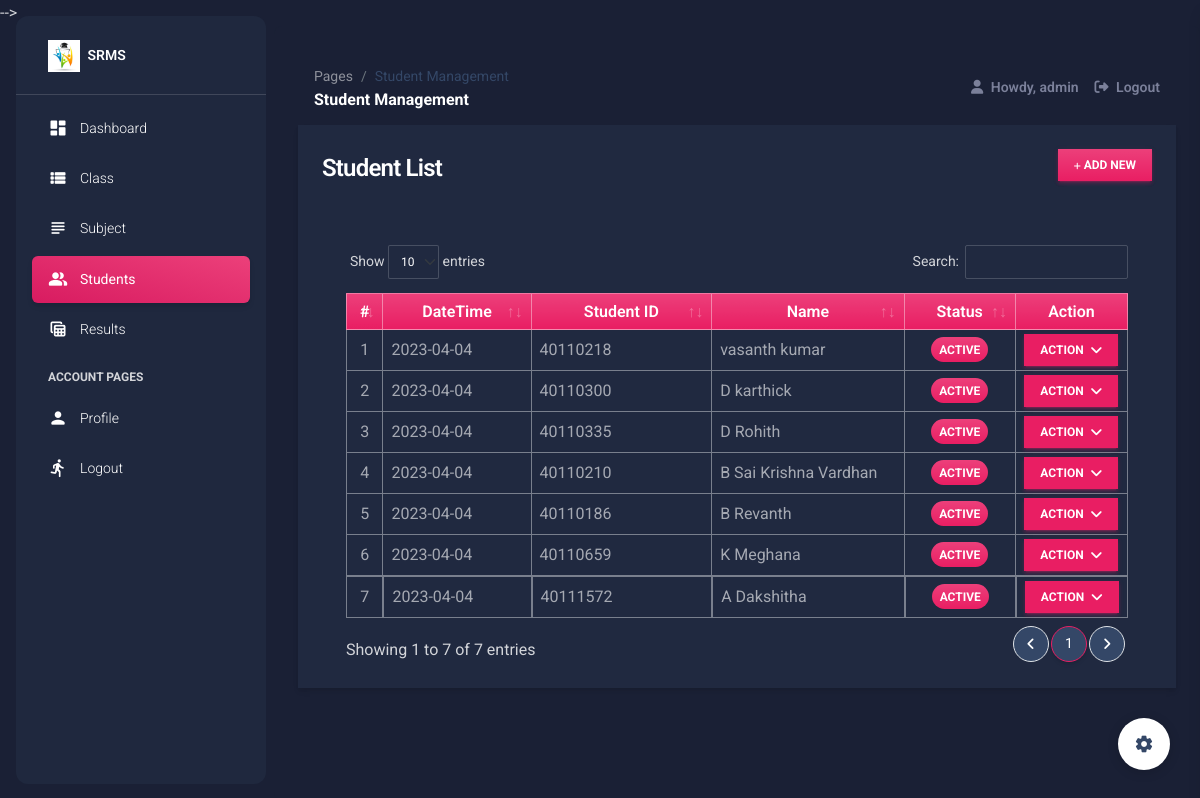
The app's page /student (signed in) with its own data.
### srmsApp/models.py (models this page shows, shortened)
class Student(models.Model):
    classI = models.ForeignKey(Class, on_delete= models.CASCADE)
    student_id = models.CharField(max_length=250)
    first_name = models.CharField(max_length=250)
    middle_name = models.CharField(max_length=250, blank= True, null=True)
    last_name = models.CharField(max_length=250)
    gender = models.CharField(max_length=20, choices=(('Male','Male'),('Female','Female')), default = 1)
    status = models.CharField(max_length=2, choices=(('1','Active'),('2','Inactive')), default = 1)
    date_created = models.DateTimeField(default=timezone.now)
    date_updated = models.DateTimeField(auto_now=True)
    def get_name(self):
        return str(self.first_name + " " + (str(self.middle_name + " " + self.last_name)  if self.middle_name != '' else self.last_name ))

### srmsApp/views.py (the view)
# urls.py: path('student', views.student_mgt,name="student-page"),
@login_required
def student_mgt(request):
    context['page'] = 'student_mgt'
    context['page_title'] = 'Student Management'
    students = models.Student.objects.all()
    context['students'] = students
    return render(request,'student_mgt.html',context)

### srmsApp/forms.py (shortened to what this page needs)
class UpdateProfile(UserChangeForm):
    username = forms.CharField(max_length=250,help_text="The Username field is required.")
    email = forms.EmailField(max_length=250,help_text="The Email field is required.")
    first_name = forms.CharField(max_length=250,help_text="The First Name field is required.")
    last_name = forms.CharField(max_length=250,help_text="The Last Name field is required.")
    current_password = forms.CharField(max_length=250)
    class Meta:
        model = User
        fields = ('email', 'username','first_name', 'last_name')

### srmsApp/templates/student_mgt.html (shortened to what this page needs)
{% extends 'layouts/base.html' %} {% load humanize %} {% block content %}
<div class="container-fluid">
    <div class="col-lg-12 col-md-12 col-sm-12 col-xs-12">
        <div class="card card-default rounded-0 shadow ">
            <div class="card-header">
                <div class="d-flex w-100 align-items-center justify-content-between">
                    <h4 class="card-title fw-bold">Student List</h4>
                    <div class="tools">
                        <button type="button" class="btn btn-primary rounded-0 bg-gradient btn-sm" id='add_new'><i class="fa fa-plus"></i> Add New</button>
                    </div>
                </div>
            </div>
            <div class="card-body">
                <div class="container-fluid">
                    <table class="table table-bordered" id="student-list">
                        <colgroup>
                            <col width="5%">
                            <col width="20%">
                            <col width="25%">
                            <col width="25%">
                            <col width="15%">
                            <col width="10%">
                        </colgroup>
                        <thead>
                            <tr class="bg-gradient bg-primary bg-opacity-50 text-light">
                                <th class="px-2 py-2 text-center">#</th>
                                <th class="px-2 py-2 text-center">DateTime</th>
                                <th class="px-2 py-2 text-center">Student ID</th>
                                <th class="px-2 py-2 text-center">Name</th>
                                <th class="px-2 py-2 text-center">Status</th>
                                <th class="px-2 py-2 text-center">Action</th>
                            </tr>
                        </thead>
                        <tbody>
                            {% for student in students %}
                            <tr>
                                <td class="px-2 py-1 align-middle text-center">{{ forloop.counter }}</td>
                                <td class="px-2 py-1 align-middle">{{ student.date_created|date:"Y-m-d" }}</td>
                                <td class="px-2 py-1 align-middle">{{ student.student_id }}</td>
                                <td class="px-2 py-1 align-middle">{{ student.get_name }}</td>
                                <td class="px-1 py-1 align-middle text-center">
                                    {% if student.status == '1' %}
                                    <span class="badge bg-primary bg-gradient rounded-pill px-2">Active</span> {% else %}
                                    <span class="badge bg-secondary bg-gradient rounded-pill px-2">Inactive</span> {% endif %}
                                </td>
                                <td class="px-2 py-1 align-middle text-center">
                                    <div class="dropdown">
                                        <button class="btn btn-primary btn-sm mb-0 rounded-0 dropdown-toggle" type="button" id="actionBtn-{{ student.pk }}" data-bs-toggle="dropdown" aria-expanded="false">
                                        Action
                                        </button>
                                    </div>
                                </td>
                            </tr>
                            {% endfor %}
                        </tbody>
                    </table>
                </div>
            </div>
        </div>
    </div>
</div>
{% endblock content %}

### srmsApp/templates/includes/navigation.html (shortened to what this page needs)
    <nav class="navbar navbar-main navbar-expand-lg px-0 mx-4 shadow-none border-radius-xl position-sticky mt-4 top-1 z-index-sticky" id="navbarBlur" navbar-scroll="true">
      <div class="container-fluid py-1 px-3">
        <nav aria-label="breadcrumb">
          <ol class="breadcrumb bg-transparent mb-0 pb-0 pt-1 px-0 me-sm-6 me-5">
            <li class="breadcrumb-item text-sm"><a class="opacity-5 text-dark" href="javascript:;">Pages</a></li>
            <li class="breadcrumb-item text-sm text-dark active" aria-current="page">{{ page_title }}</li>
          </ol>
          <h6 class="font-weight-bolder mb-0">{{ page_title }}</h6>
        </nav>
        <div class="collapse navbar-collapse mt-sm-0 mt-2 me-md-0 me-sm-4" id="navbar">
          <ul class="navbar-nav  justify-content-end">
            <li class="nav-item d-flex align-items-center">
              <a href="" class="nav-link text-body font-weight-bold px-3">
                <i class="fa fa-user me-sm-1"></i>
                  Howdy, {{ user.username }}
              </a>
            </li>
            <li class="nav-item d-flex align-items-center">
              <a href="{% url 'logout' %}" class="nav-link text-body font-weight-bold px-0">
                <i class="fa fa-sign-out me-sm-1"></i>
                <span class="d-sm-inline d-none">Logout</span>
              </a>
            </li>
          </ul>
        </div>
      </div>
    </nav>

### static/default/css/style.css (style rules this page uses)
html, body { height: 100%; width: 100%; max-height: 100%; overflow: auto; display: flex; flex-direction: column; }
.dark-version .table tbody tr:last-child td { border-width: 1px !important; }

### records on screen
Student: date_created "2023-04-04", student_id "40110218", get_name "vasanth kumar", status "ACTIVE"
Student: date_created "2023-04-04", student_id "40110300", get_name "D karthick", status "ACTIVE"
Student: date_created "2023-04-04", student_id "40110335", get_name "D Rohith", status "ACTIVE"
Student: date_created "2023-04-04", student_id "40110210", get_name "B Sai Krishna Vardhan", status "ACTIVE"
Student: date_created "2023-04-04", student_id "40110186", get_name "B Revanth", status "ACTIVE"
Student: date_created "2023-04-04", student_id "40110659", get_name "K Meghana", status "ACTIVE"
Student: date_created "2023-04-04", student_id "40111572", get_name "A Dakshitha", status "ACTIVE"

### other values on screen
{{ short_name }} "SRMS"
{{ page_title }} "Student Management"
{{ user.username }} "admin"
